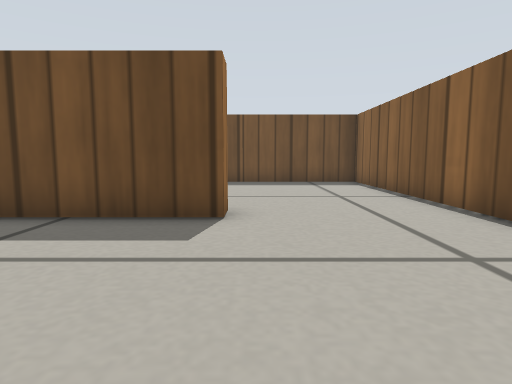
View 1 (above)

16 first-person views from a walk through a world built for the Gazebo simulator. The camera is 0.19 m above the floor, tilts 6° down and sees 75° across. The floor is counted in squares, 0.2 m on a side. Each view is taken from the middle of a square. On the plan, view 1 faces up. The plan holds only what a view shows up to about 12 squares ahead; the rest is blank. Robots are left out. Simple patterns stand in for the simulator's built-in surfaces.

View 2
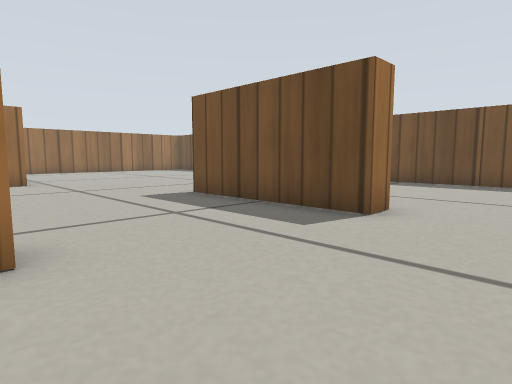

View 3
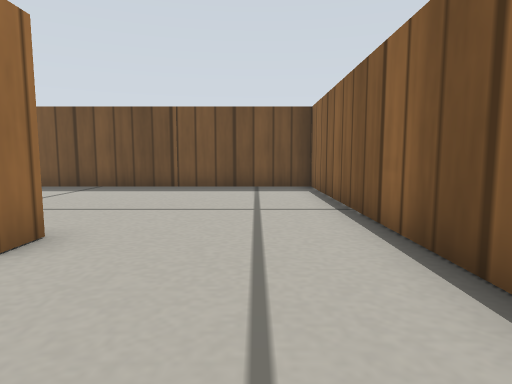

View 4
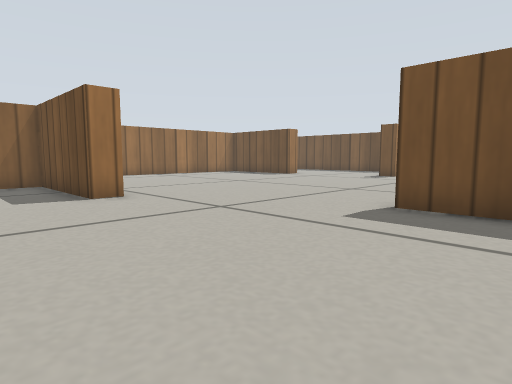

View 5
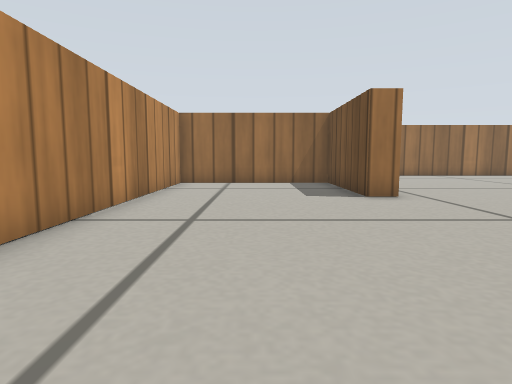

View 6
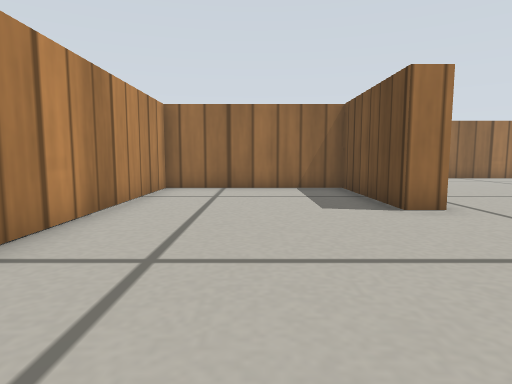

View 7
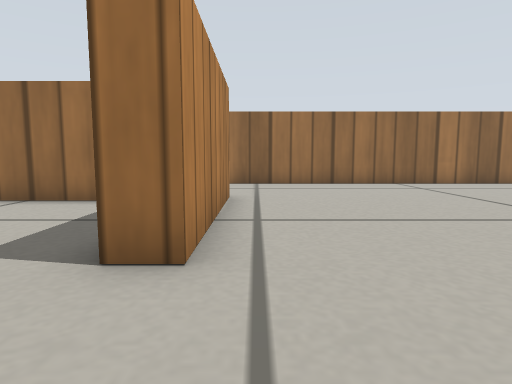

View 8
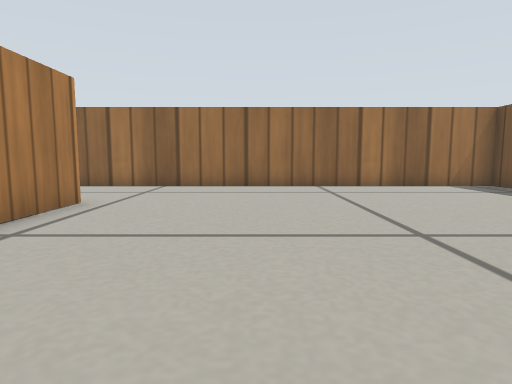

View 9
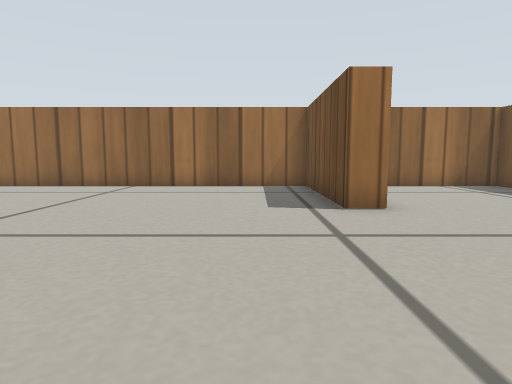

View 10
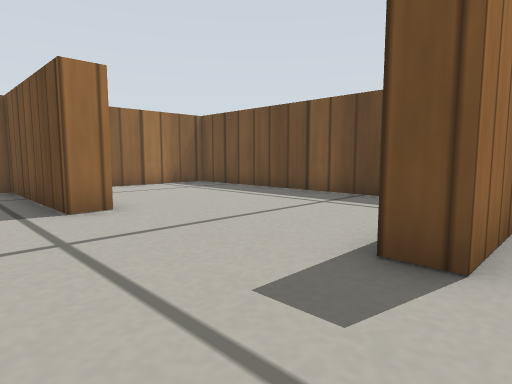

View 11
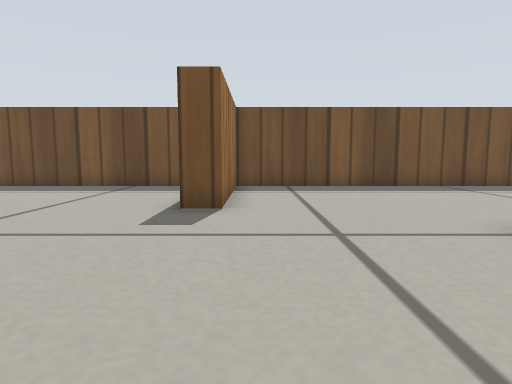

View 12
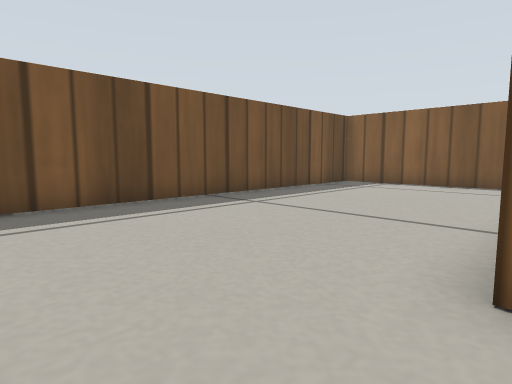

View 13
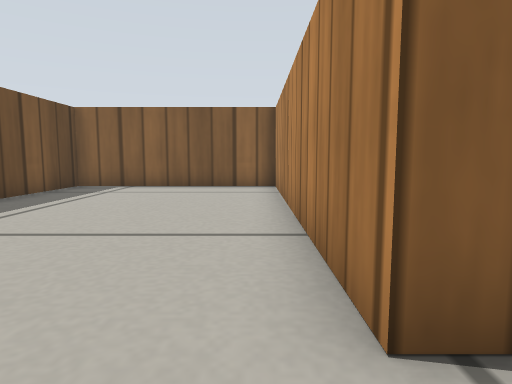

View 14
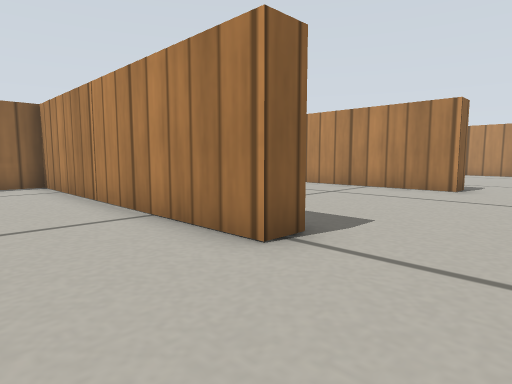

View 15
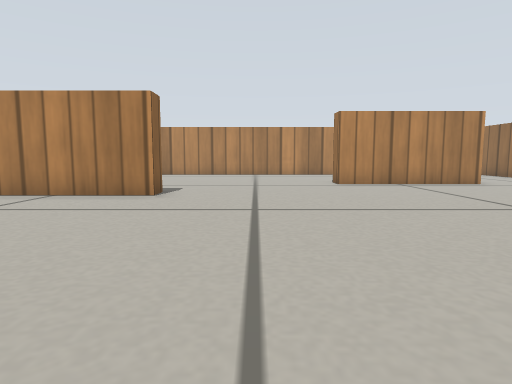

View 16
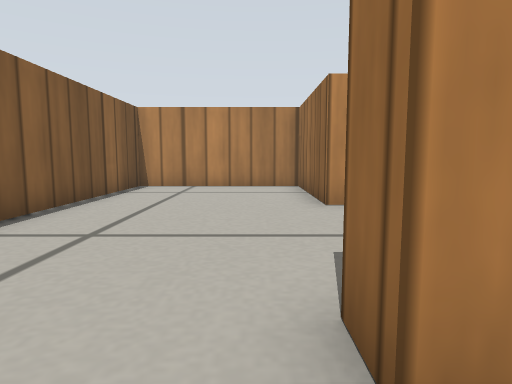

### Floor plan
Points are (right, up) in squares from view 1. A wall is a line through its corners. A room is listed if a view was taken in it or the views show most of it. See-through windows are left out.
Room 1 (views 1, 2, 3, 4, 5, 6, 7, 8, 9, 10, 11, 12, 13, 14, 15, 16)
walls: (-5.5, 5.9) (-0.5, 5.9) (-0.5, 5.1) (-5.5, 5.1) (-5.5, 5.9); (-5.5, 12.5) (-5.5, 13.4) (3.8, 13.4) (3.8, 19.7) (-9.6, 19.7) (-9.6, 15) (-10.4, 15); (-15.1, 14.5) (-15.1, 13.6) (-19.7, 13.6) (-19.7, 0.2); (-15.9, 2.4) (-10.8, 2.4) (-10.8, 1.6) (-15.1, 1.6) (-15.1, -3.7) (-6.5, -3.7); (-1.4, 0.6) (-1.4, -3.7) (3.8, -3.7) (3.8, 2.2); (-11.4, 19.7) (-19.7, 19.7) (-19.7, 16.2); (3.8, 4.1) (3.8, 12.6) (-4.9, 12.6)

Positions as (right, up) in squares from view 1, and headings:
1: (0, 0), facing up
2: (2, 0), facing up-left
3: (2, 2), facing up
4: (-3, -1), facing up-left
5: (-3, -1), facing left
6: (-5, -1), facing left
7: (-8, 3), facing left
8: (-9, 6), facing left
9: (-9, 12), facing left
10: (-9, 12), facing up-left
11: (-9, 9), facing up
12: (-8, 13), facing up-right
13: (-7, 14), facing right
14: (-8, 16), facing down-right
15: (-8, 14), facing down
16: (0, 7), facing down
